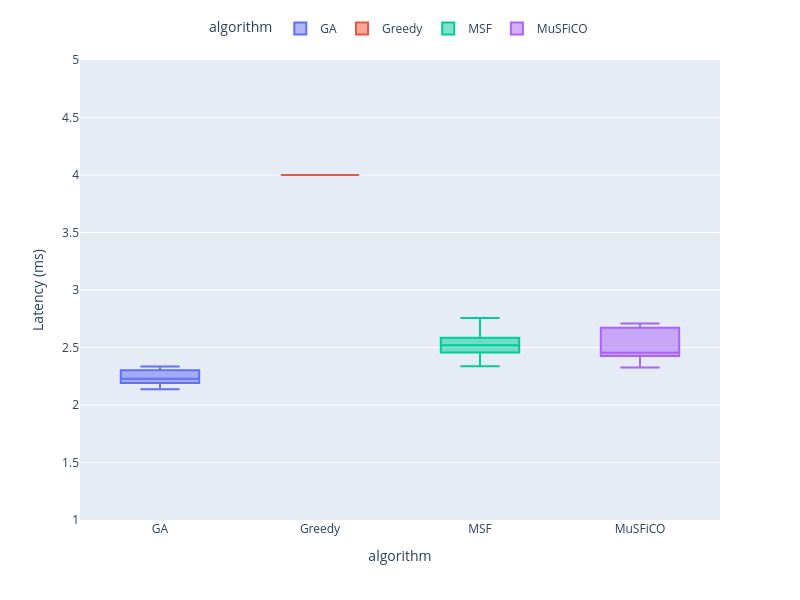

Write notebook code for a chart like this one.
### Code cell
# Chamar a função para criar o gráfico
fig = plot_custom_boxplot(dataframe=nofail_latency,x_col="algorithm",y_col="latency",title="", x_label="",y_label="Latency (ms)",color_col="algorithm",y_range=[1, 5])
fig.show()

### Figure 1 — Plotly figure (JSON) as saved in the notebook; plotly's stock layout.template omitted (floating-point values rounded to 4 significant figures)
{"data": [{"alignmentgroup": "True", "hovertemplate": "algorithm=%{x}<br>Latency (ms)=%{y}<extra></extra>", "legendgroup": "GA", "marker": {"color": "#636efa"}, "name": "GA", "notched": false, "offsetgroup": "GA", "orientation": "v", "showlegend": true, "type": "box", "x": ["GA", "GA", "GA", "GA", "GA", "GA", "GA", "GA", "GA"], "x0": " ", "xaxis": "x", "y": [2.206, 2.22, 2.293, 2.138, 2.15, 2.328, 2.228, 2.335, 2.232], "y0": " ", "yaxis": "y"}, {"alignmentgroup": "True", "hovertemplate": "algorithm=%{x}<br>Latency (ms)=%{y}<extra></extra>", "legendgroup": "Greedy", "marker": {"color": "#EF553B"}, "name": "Greedy", "notched": false, "offsetgroup": "Greedy", "orientation": "v", "showlegend": true, "type": "box", "x": ["Greedy", "Greedy", "Greedy", "Greedy", "Greedy", "Greedy", "Greedy", "Greedy", "Greedy", "Greedy"], "x0": " ", "xaxis": "x", "y": [4, 4, 4, 4, 4, 4, 4, 4, 4, 4], "y0": " ", "yaxis": "y"}, {"alignmentgroup": "True", "hovertemplate": "algorithm=%{x}<br>Latency (ms)=%{y}<extra></extra>", "legendgroup": "MSF", "marker": {"color": "#00cc96"}, "name": "MSF", "notched": false, "offsetgroup": "MSF", "orientation": "v", "showlegend": true, "type": "box", "x": ["MSF", "MSF", "MSF", "MSF", "MSF", "MSF", "MSF", "MSF", "MSF", "MSF"], "x0": " ", "xaxis": "x", "y": [2.457, 2.687, 2.756, 2.337, 2.356, 2.502, 2.489, 2.585, 2.565, 2.538], "y0": " ", "yaxis": "y"}, {"alignmentgroup": "True", "hovertemplate": "algorithm=%{x}<br>Latency (ms)=%{y}<extra></extra>", "legendgroup": "MuSFiCO", "marker": {"color": "#ab63fa"}, "name": "MuSFiCO", "notched": false, "offsetgroup": "MuSFiCO", "orientation": "v", "showlegend": true, "type": "box", "x": ["MuSFiCO", "MuSFiCO", "MuSFiCO", "MuSFiCO", "MuSFiCO", "MuSFiCO", "MuSFiCO", "MuSFiCO", "MuSFiCO"], "x0": " ", "xaxis": "x", "y": [2.449, 2.452, 2.517, 2.671, 2.359, 2.708, 2.679, 2.325, 2.455], "y0": " ", "yaxis": "y"}], "layout": {"boxmode": "overlay", "height": 600, "legend": {"orientation": "h", "title": {"text": "algorithm"}, "tracegroupgap": 0, "x": 0.5, "xanchor": "center", "y": 1.1}, "margin": {"t": 60}, "title": {"x": 0.5}, "width": 800, "xaxis": {"anchor": "y", "autorange": true, "categoryarray": ["GA", "Greedy", "MSF", "MuSFiCO"], "categoryorder": "array", "domain": [0, 1], "range": [-0.5, 3.5], "title": {"text": "algorithm"}, "type": "category"}, "yaxis": {"anchor": "x", "domain": [0, 1], "range": [1, 5], "title": {"text": "Latency (ms)"}, "type": "linear"}}}
